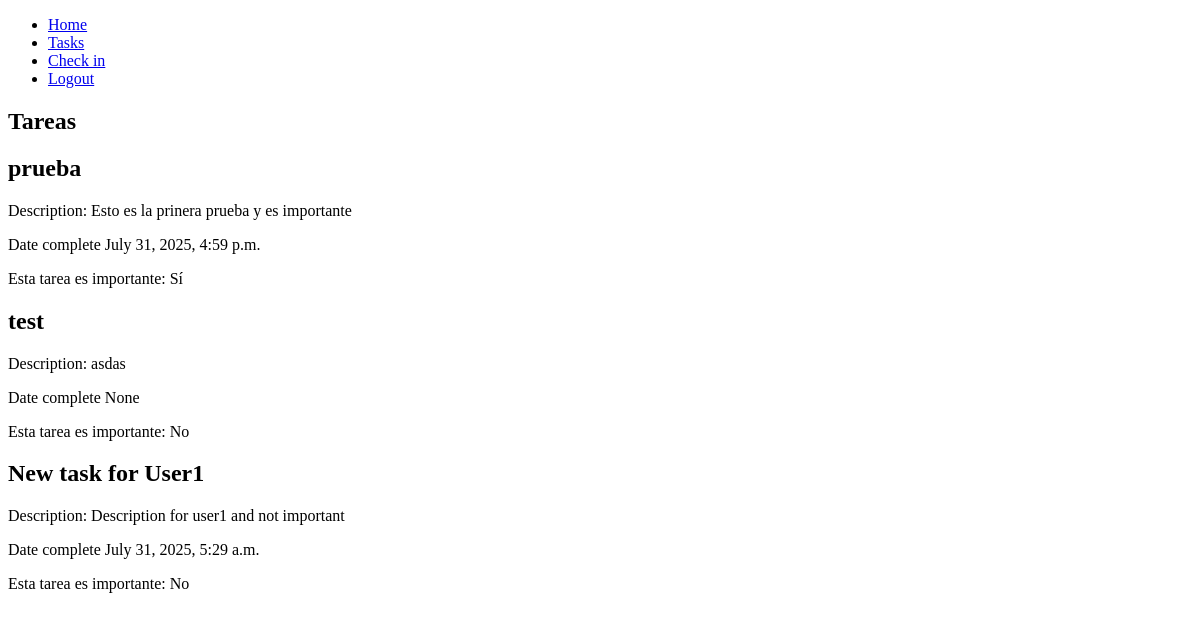
Page /tasks/ (signed in) on the earlier database version.
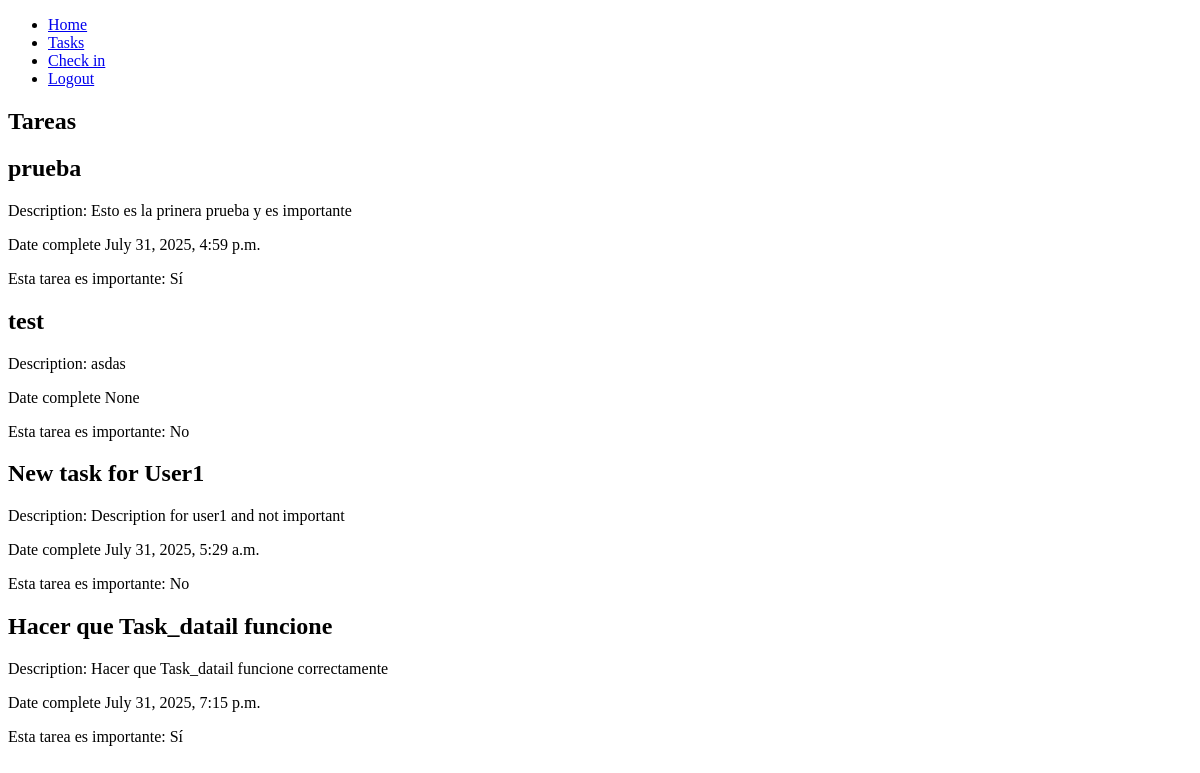
Same page on the later database version.
### tasks/models.py (models this page shows, shortened)
class Task(models.Model):
    title = models.CharField(max_length=200)
    description = models.TextField(blank=True)
    created = models.DateTimeField(auto_now_add=True)
    updated = models.DateTimeField(auto_now=True)
    datecompleted =models.DateTimeField(null=True, blank=True)
    important = models.BooleanField(default=False)
    user = models.ForeignKey(User, on_delete=models.CASCADE, related_name='tasks')

### tasks/views.py (the view)
# urls.py: path('tasks/',views.tasks,name='tasks'),
def tasks(request):
    tasks = Task.objects.filter(user=request.user)
    return render(request, 'tasks.html', {"tasks": tasks})

### tasks/templates/tasks.html (shortened to what this page needs)
{% extends "base.html" %}
{% block content %}
<!DOCTYPE html>
<h1> Tareas </h1>
{% for Tasks in tasks %}
    <div class="task">
        <h2>{{ Tasks.title }}</h2>
        <p>Description: {{ Tasks.description }}</p>
        <p>Date complete {{Tasks.datecompleted}}</p>
        <p>Esta tarea es importante:
            {% if Tasks.important %}
                Sí
            {% else %}
                No
            {% endif %}
            </p>
    </div>
{% empty %}
    <p>No tasks available.</p>
{% endfor %}
{% endblock %}

Differences in the rows shown:
added Task: title "Hacer que Task_datail funcione", description "Hacer que Task_datail funcione correctamente", datecompleted "July 31, 2025, 7:15 p.m.", important "Sí"
